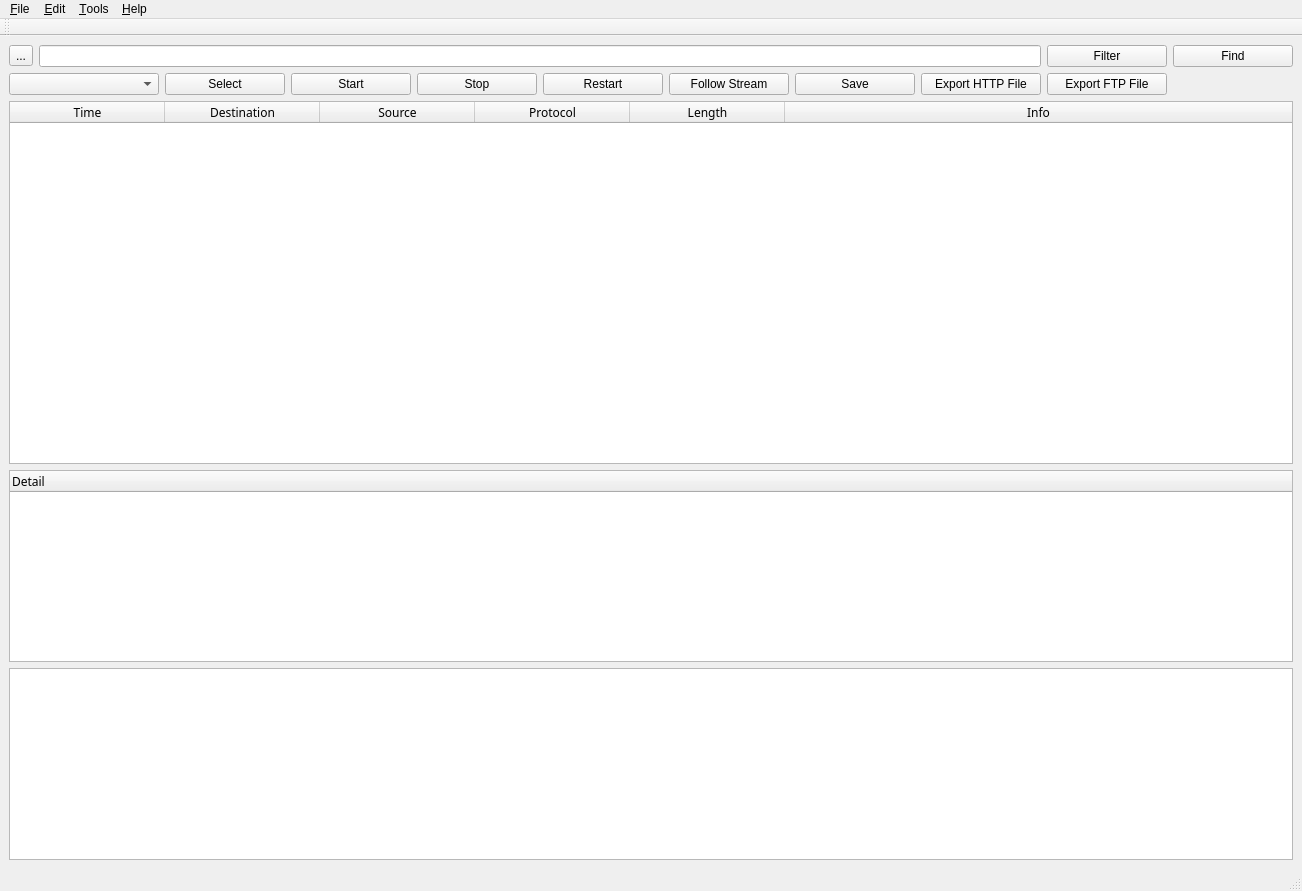
<?xml version="1.0" encoding="UTF-8"?>
<ui version="4.0">
 <class>MainWindow</class>
 <widget class="QMainWindow" name="MainWindow">
  <property name="geometry">
   <rect>
    <x>0</x>
    <y>0</y>
    <width>1302</width>
    <height>891</height>
   </rect>
  </property>
  <property name="windowTitle">
   <string>MainWindow</string>
  </property>
  <widget class="QWidget" name="centralwidget">
   <layout class="QGridLayout" name="gridLayout">
    <item row="0" column="0">
     <widget class="QToolButton" name="toolButton">
      <property name="text">
       <string>...</string>
      </property>
     </widget>
    </item>
    <item row="0" column="1" colspan="8">
     <widget class="QLineEdit" name="lineEdit"/>
    </item>
    <item row="0" column="9">
     <widget class="QPushButton" name="pushButton_filter">
      <property name="text">
       <string>Filter</string>
      </property>
     </widget>
    </item>
    <item row="0" column="10">
     <widget class="QPushButton" name="pushButton_find">
      <property name="text">
       <string>Find</string>
      </property>
     </widget>
    </item>
    <item row="1" column="0" colspan="2">
     <widget class="QComboBox" name="comboBox"/>
    </item>
    <item row="1" column="2">
     <widget class="QPushButton" name="pushButton_select">
      <property name="text">
       <string>Select</string>
      </property>
     </widget>
    </item>
    <item row="1" column="3">
     <widget class="QPushButton" name="pushButton_start">
      <property name="text">
       <string>Start</string>
      </property>
     </widget>
    </item>
    <item row="1" column="4">
     <widget class="QPushButton" name="pushButton_stop">
      <property name="text">
       <string>Stop</string>
      </property>
     </widget>
    </item>
    <item row="1" column="5">
     <widget class="QPushButton" name="pushButton_restart">
      <property name="text">
       <string>Restart</string>
      </property>
     </widget>
    </item>
    <item row="1" column="6">
     <widget class="QPushButton" name="pushButton_follow_stream">
      <property name="text">
       <string>Follow Stream</string>
      </property>
     </widget>
    </item>
    <item row="1" column="7">
     <widget class="QPushButton" name="pushButton_save">
      <property name="text">
       <string>Save</string>
      </property>
     </widget>
    </item>
    <item row="1" column="8">
     <widget class="QPushButton" name="pushButton_export">
      <property name="text">
       <string>Export HTTP File</string>
      </property>
     </widget>
    </item>
    <item row="2" column="0" colspan="11">
     <widget class="QTableWidget" name="tableWidget">
      <property name="font">
       <font>
        <family>Ubuntu Mono</family>
       </font>
      </property>
      <property name="contextMenuPolicy">
       <enum>Qt::CustomContextMenu</enum>
      </property>
      <property name="frameShadow">
       <enum>QFrame::Sunken</enum>
      </property>
      <property name="midLineWidth">
       <number>1</number>
      </property>
      <property name="editTriggers">
       <set>QAbstractItemView::NoEditTriggers</set>
      </property>
      <property name="selectionBehavior">
       <enum>QAbstractItemView::SelectRows</enum>
      </property>
      <property name="showGrid">
       <bool>false</bool>
      </property>
      <property name="gridStyle">
       <enum>Qt::NoPen</enum>
      </property>
      <attribute name="horizontalHeaderCascadingSectionResizes">
       <bool>false</bool>
      </attribute>
      <attribute name="horizontalHeaderDefaultSectionSize">
       <number>155</number>
      </attribute>
      <attribute name="horizontalHeaderMinimumSectionSize">
       <number>12</number>
      </attribute>
      <attribute name="horizontalHeaderStretchLastSection">
       <bool>true</bool>
      </attribute>
      <column>
       <property name="text">
        <string>Time</string>
       </property>
      </column>
      <column>
       <property name="text">
        <string>Destination</string>
       </property>
      </column>
      <column>
       <property name="text">
        <string>Source</string>
       </property>
      </column>
      <column>
       <property name="text">
        <string>Protocol</string>
       </property>
      </column>
      <column>
       <property name="text">
        <string>Length</string>
       </property>
      </column>
      <column>
       <property name="text">
        <string>Info</string>
       </property>
      </column>
     </widget>
    </item>
    <item row="3" column="0" colspan="11">
     <widget class="QTreeWidget" name="treeWidget">
      <property name="sizePolicy">
       <sizepolicy hsizetype="Expanding" vsizetype="Preferred">
        <horstretch>0</horstretch>
        <verstretch>0</verstretch>
       </sizepolicy>
      </property>
      <property name="font">
       <font>
        <family>Ubuntu Mono</family>
       </font>
      </property>
      <column>
       <property name="text">
        <string>Detail</string>
       </property>
      </column>
     </widget>
    </item>
    <item row="4" column="0" colspan="11">
     <widget class="QListWidget" name="listWidget">
      <property name="sizePolicy">
       <sizepolicy hsizetype="Expanding" vsizetype="Preferred">
        <horstretch>0</horstretch>
        <verstretch>0</verstretch>
       </sizepolicy>
      </property>
      <property name="font">
       <font>
        <family>Ubuntu Mono</family>
       </font>
      </property>
     </widget>
    </item>
    <item row="1" column="9">
     <widget class="QPushButton" name="pushButton_export_ftp">
      <property name="text">
       <string>Export FTP File</string>
      </property>
     </widget>
    </item>
   </layout>
  </widget>
  <widget class="QMenuBar" name="menubar">
   <property name="geometry">
    <rect>
     <x>0</x>
     <y>0</y>
     <width>1302</width>
     <height>28</height>
    </rect>
   </property>
   <widget class="QMenu" name="menu_File">
    <property name="title">
     <string>&amp;File</string>
    </property>
   </widget>
   <widget class="QMenu" name="menu_Edit">
    <property name="title">
     <string>&amp;Edit</string>
    </property>
   </widget>
   <widget class="QMenu" name="menu_Help">
    <property name="title">
     <string>&amp;Help</string>
    </property>
   </widget>
   <widget class="QMenu" name="menu_Tools">
    <property name="title">
     <string>&amp;Tools</string>
    </property>
   </widget>
   <addaction name="menu_File"/>
   <addaction name="menu_Edit"/>
   <addaction name="menu_Tools"/>
   <addaction name="menu_Help"/>
  </widget>
  <widget class="QStatusBar" name="statusbar"/>
  <widget class="QToolBar" name="toolBar">
   <property name="windowTitle">
    <string>toolBar</string>
   </property>
   <attribute name="toolBarArea">
    <enum>TopToolBarArea</enum>
   </attribute>
   <attribute name="toolBarBreak">
    <bool>false</bool>
   </attribute>
  </widget>
 </widget>
 <resources/>
 <connections/>
</ui>
